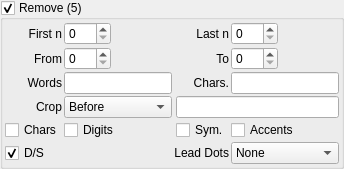
               <widget class="QGroupBox" name="f_remove_group">
                <property name="title">
                 <string>Remove (5)</string>
                </property>
                <property name="checkable">
                 <bool>true</bool>
                </property>
                <layout class="QGridLayout" name="gridLayout_11">
                 <property name="leftMargin">
                  <number>2</number>
                 </property>
                 <property name="topMargin">
                  <number>2</number>
                 </property>
                 <property name="rightMargin">
                  <number>2</number>
                 </property>
                 <property name="bottomMargin">
                  <number>2</number>
                 </property>
                 <property name="spacing">
                  <number>2</number>
                 </property>
                 <item row="3" column="3" colspan="2">
                  <widget class="QLineEdit" name="remove_crop_entry"/>
                 </item>
                 <item row="2" column="0">
                  <widget class="QLabel" name="remove_words_label">
                   <property name="text">
                    <string>Words</string>
                   </property>
                   <property name="alignment">
                    <set>Qt::AlignRight|Qt::AlignTrailing|Qt::AlignVCenter</set>
                   </property>
                  </widget>
                 </item>
                 <item row="2" column="3">
                  <widget class="QLabel" name="remove_chars_label">
                   <property name="text">
                    <string>Chars.</string>
                   </property>
                   <property name="alignment">
                    <set>Qt::AlignRight|Qt::AlignTrailing|Qt::AlignVCenter</set>
                   </property>
                  </widget>
                 </item>
                 <item row="1" column="3">
                  <widget class="QLabel" name="remove_to_label">
                   <property name="text">
                    <string>To</string>
                   </property>
                   <property name="alignment">
                    <set>Qt::AlignRight|Qt::AlignTrailing|Qt::AlignVCenter</set>
                   </property>
                  </widget>
                 </item>
                 <item row="0" column="4">
                  <widget class="QSpinBox" name="remove_last_n_combobox">
                   <property name="sizePolicy">
                    <sizepolicy hsizetype="Maximum" vsizetype="Fixed">
                     <horstretch>0</horstretch>
                     <verstretch>0</verstretch>
                    </sizepolicy>
                   </property>
                   <property name="maximum">
                    <number>256</number>
                   </property>
                  </widget>
                 </item>
                 <item row="1" column="4">
                  <widget class="QSpinBox" name="remove_to_combobox">
                   <property name="sizePolicy">
                    <sizepolicy hsizetype="Maximum" vsizetype="Fixed">
                     <horstretch>0</horstretch>
                     <verstretch>0</verstretch>
                    </sizepolicy>
                   </property>
                   <property name="maximum">
                    <number>256</number>
                   </property>
                  </widget>
                 </item>
                 <item row="2" column="4">
                  <widget class="QLineEdit" name="remove_chars_entry"/>
                 </item>
                 <item row="0" column="3">
                  <widget class="QLabel" name="remove_last_n_label">
                   <property name="text">
                    <string>Last n</string>
                   </property>
                   <property name="alignment">
                    <set>Qt::AlignRight|Qt::AlignTrailing|Qt::AlignVCenter</set>
                   </property>
                  </widget>
                 </item>
                 <item row="4" column="1">
                  <widget class="QCheckBox" name="remove_digits_checkbox">
                   <property name="text">
                    <string>Digits</string>
                   </property>
                  </widget>
                 </item>
                 <item row="4" column="3">
                  <widget class="QCheckBox" name="remove_symbols_checkbox">
                   <property name="text">
                    <string>Sym.</string>
                   </property>
                  </widget>
                 </item>
                 <item row="3" column="1">
                  <widget class="QComboBox" name="remove_crop_combobox">
                   <item>
                    <property name="text">
                     <string>Before</string>
                    </property>
                   </item>
                   <item>
                    <property name="text">
                     <string>After</string>
                    </property>
                   </item>
                   <item>
                    <property name="text">
                     <string>Special</string>
                    </property>
                   </item>
                  </widget>
                 </item>
                 <item row="3" column="0">
                  <widget class="QLabel" name="remove_crop_label">
                   <property name="text">
                    <string>Crop</string>
                   </property>
                   <property name="alignment">
                    <set>Qt::AlignRight|Qt::AlignTrailing|Qt::AlignVCenter</set>
                   </property>
                  </widget>
                 </item>
                 <item row="1" column="1">
                  <widget class="QSpinBox" name="remove_from_combobox">
                   <property name="sizePolicy">
                    <sizepolicy hsizetype="Maximum" vsizetype="Fixed">
                     <horstretch>0</horstretch>
                     <verstretch>0</verstretch>
                    </sizepolicy>
                   </property>
                   <property name="maximum">
                    <number>256</number>
                   </property>
                  </widget>
                 </item>
                 <item row="1" column="0">
                  <widget class="QLabel" name="remove_from_label">
                   <property name="text">
                    <string>From</string>
                   </property>
                   <property name="alignment">
                    <set>Qt::AlignRight|Qt::AlignTrailing|Qt::AlignVCenter</set>
                   </property>
                  </widget>
                 </item>
                 <item row="0" column="1">
                  <widget class="QSpinBox" name="remove_first_n_combobox">
                   <property name="sizePolicy">
                    <sizepolicy hsizetype="Maximum" vsizetype="Fixed">
                     <horstretch>0</horstretch>
                     <verstretch>0</verstretch>
                    </sizepolicy>
                   </property>
                   <property name="maximum">
                    <number>256</number>
                   </property>
                  </widget>
                 </item>
                 <item row="0" column="0">
                  <widget class="QLabel" name="remove_first_n_label">
                   <property name="text">
                    <string>First n</string>
                   </property>
                   <property name="alignment">
                    <set>Qt::AlignRight|Qt::AlignTrailing|Qt::AlignVCenter</set>
                   </property>
                  </widget>
                 </item>
                 <item row="2" column="1">
                  <widget class="QLineEdit" name="remove_words_entry"/>
                 </item>
                 <item row="4" column="0">
                  <widget class="QCheckBox" name="remove_chars_checkbox">
                   <property name="text">
                    <string>Chars</string>
                   </property>
                  </widget>
                 </item>
                 <item row="4" column="4">
                  <widget class="QCheckBox" name="remove_accents_checkbox">
                   <property name="text">
                    <string>Accents</string>
                   </property>
                  </widget>
                 </item>
                 <item row="7" column="0">
                  <widget class="QCheckBox" name="remove_double_space_checkbox">
                   <property name="text">
                    <string>D/S</string>
                   </property>
                   <property name="checked">
                    <bool>true</bool>
                   </property>
                  </widget>
                 </item>
                 <item row="7" column="4">
                  <widget class="QComboBox" name="remove_lead_dots_combobox">
                   <property name="sizePolicy">
                    <sizepolicy hsizetype="MinimumExpanding" vsizetype="Fixed">
                     <horstretch>0</horstretch>
                     <verstretch>0</verstretch>
                    </sizepolicy>
                   </property>
                   <item>
                    <property name="text">
                     <string>None</string>
                    </property>
                   </item>
                   <item>
                    <property name="text">
                     <string>.</string>
                    </property>
                   </item>
                   <item>
                    <property name="text">
                     <string>..</string>
                    </property>
                   </item>
                  </widget>
                 </item>
                 <item row="7" column="1" colspan="3">
                  <widget class="QLabel" name="remove_lead_dots_label">
                   <property name="text">
                    <string>Lead Dots</string>
                   </property>
                   <property name="alignment">
                    <set>Qt::AlignRight|Qt::AlignTrailing|Qt::AlignVCenter</set>
                   </property>
                  </widget>
                 </item>
                </layout>
               </widget>
